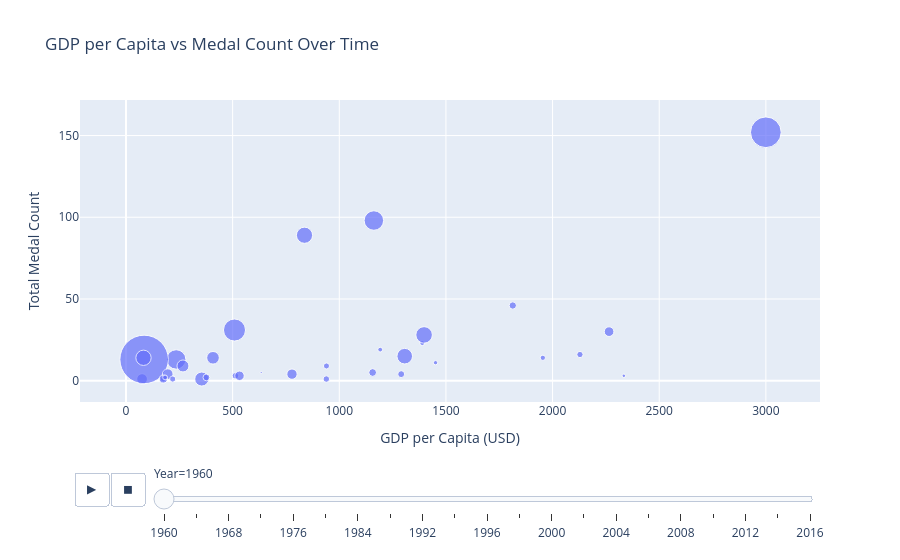

The notebook cell saved with this chart:
### Code cell
medals_df = olympics[
    olympics["medal"].notna() &
    olympics["gdp_per_capita"].notna() &
    olympics["population"].notna()
].copy()

country_medals = (
    medals_df
    .groupby(["year", "country", "gdp_per_capita", "population"])
    .size()
    .reset_index(name="medal_count")
)

fig = px.scatter(
    country_medals,
    x="gdp_per_capita",
    y="medal_count",
    size="population",            
    animation_frame="year",
    hover_name="country",
    title="GDP per Capita vs Medal Count Over Time",
    labels={
        "gdp_per_capita": "GDP per Capita (USD)",
        "medal_count": "Total Medal Count",
        "population": "Population",
        "year": "Year"
    },
    size_max=60                   
)

fig.show()

### Figure 1 — Plotly figure (JSON) as saved in the notebook; plotly's stock layout.template omitted (floating-point values rounded to 4 significant figures)
{"data": [{"hovertemplate": "<b>%{hovertext}</b><br><br>Year=1960<br>GDP per Capita (USD)=%{x}<br>Total Medal Count=%{y}<br>Population=%{marker.size}<extra></extra>", "hovertext": ["Argentina", "Australia", "Austria", "Belgium", "Brazil", "Canada", "Denmark", "Ethiopia", "Finland", "France", "Germany", "Ghana", "Greece", "India", "Iran", "Iraq", "Italy", "Japan", "Mexico", "Morocco", "Netherlands", "New Zealand", "Norway", "Pakistan", "Portugal", "South Africa", "Spain", "Sweden", "Switzerland", "Syria", "Trinidad", "Turkey", "UK", "USA", "Venezuela"], "legendgroup": "", "marker": {"color": "#636efa", "size": [20480000.0, 10280000.0, 7048000.0, 9153000.0, 72180000.0, 17910000.0, 4580000.0, 22150000.0, 4430000.0, 46620000.0, 72810000.0, 6635000.0, 8332000.0, 450500000.0, 21910000.0, 7290000.0, 50200000.0, 93220000.0, 37770000.0, 12330000.0, 11490000.0, 2372000.0, 3581000.0, 44990000.0, 8858000.0, 17100000.0, 30460000.0, 7485000.0, 5328000.0, 4574000.0, 848000.0, 27470000.0, 52400000.0, 180700000.0, 8142000.0], "sizemode": "area", "sizeref": 383000.0, "symbol": "circle"}, "mode": "markers", "name": "", "orientation": "v", "showlegend": false, "type": "scatter", "x": [778.3, 1813.0, 939.9, 1290.0, 235.3, 2265.0, 1389.0, 75.34, 1192.0, 1307.0, 1162.0, 174.9, 513.1, 84.93, 195.6, 218.9, 836.9, 508.7, 355.1, 174.8, 1156.0, 2334.0, 1451.0, 82.02, 377.0, 532.1, 408.0, 2128.0, 1954.0, 183.5, 634.0, 267.1, 1398.0, 3000.0, 939.2], "xaxis": "x", "y": [4, 46, 9, 4, 13, 30, 23, 1, 19, 15, 98, 1, 3, 13, 4, 1, 89, 31, 1, 1, 5, 3, 11, 14, 2, 3, 14, 16, 14, 2, 5, 9, 28, 152, 1], "yaxis": "y"}], "layout": {"legend": {"itemsizing": "constant", "tracegroupgap": 0}, "sliders": [{"active": 0, "currentvalue": {"prefix": "Year="}, "len": 0.9, "pad": {"b": 10, "t": 60}, "steps": [{"args": [["1960"], {"frame": {"duration": 0, "redraw": false}, "fromcurrent": true, "mode": "immediate", "transition": {"duration": 0, "easing": "linear"}}], "label": "1960", "method": "animate"}, {"args": [["1964"], {"frame": {"duration": 0, "redraw": false}, "fromcurrent": true, "mode": "immediate", "transition": {"duration": 0, "easing": "linear"}}], "label": "1964", "method": "animate"}, {"args": [["1968"], {"frame": {"duration": 0, "redraw": false}, "fromcurrent": true, "mode": "immediate", "transition": {"duration": 0, "easing": "linear"}}], "label": "1968", "method": "animate"}, {"args": [["1972"], {"frame": {"duration": 0, "redraw": false}, "fromcurrent": true, "mode": "immediate", "transition": {"duration": 0, "easing": "linear"}}], "label": "1972", "method": "animate"}, {"args": [["1976"], {"frame": {"duration": 0, "redraw": false}, "fromcurrent": true, "mode": "immediate", "transition": {"duration": 0, "easing": "linear"}}], "label": "1976", "method": "animate"}, {"args": [["1980"], {"frame": {"duration": 0, "redraw": false}, "fromcurrent": true, "mode": "immediate", "transition": {"duration": 0, "easing": "linear"}}], "label": "1980", "method": "animate"}, {"args": [["1984"], {"frame": {"duration": 0, "redraw": false}, "fromcurrent": true, "mode": "immediate", "transition": {"duration": 0, "easing": "linear"}}], "label": "1984", "method": "animate"}, {"args": [["1988"], {"frame": {"duration": 0, "redraw": false}, "fromcurrent": true, "mode": "immediate", "transition": {"duration": 0, "easing": "linear"}}], "label": "1988", "method": "animate"}, {"args": [["1992"], {"frame": {"duration": 0, "redraw": false}, "fromcurrent": true, "mode": "immediate", "transition": {"duration": 0, "easing": "linear"}}], "label": "1992", "method": "animate"}, {"args": [["1994"], {"frame": {"duration": 0, "redraw": false}, "fromcurrent": true, "mode": "immediate", "transition": {"duration": 0, "easing": "linear"}}], "label": "1994", "method": "animate"}, {"args": [["1996"], {"frame": {"duration": 0, "redraw": false}, "fromcurrent": true, "mode": "immediate", "transition": {"duration": 0, "easing": "linear"}}], "label": "1996", "method": "animate"}, {"args": [["1998"], {"frame": {"duration": 0, "redraw": false}, "fromcurrent": true, "mode": "immediate", "transition": {"duration": 0, "easing": "linear"}}], "label": "1998", "method": "animate"}, {"args": [["2000"], {"frame": {"duration": 0, "redraw": false}, "fromcurrent": true, "mode": "immediate", "transition": {"duration": 0, "easing": "linear"}}], "label": "2000", "method": "animate"}, {"args": [["2002"], {"frame": {"duration": 0, "redraw": false}, "fromcurrent": true, "mode": "immediate", "transition": {"duration": 0, "easing": "linear"}}], "label": "2002", "method": "animate"}, {"args": [["2004"], {"frame": {"duration": 0, "redraw": false}, "fromcurrent": true, "mode": "immediate", "transition": {"duration": 0, "easing": "linear"}}], "label": "2004", "method": "animate"}, {"args": [["2006"], {"frame": {"duration": 0, "redraw": false}, "fromcurrent": true, "mode": "immediate", "transition": {"duration": 0, "easing": "linear"}}], "label": "2006", "method": "animate"}, {"args": [["2008"], {"frame": {"duration": 0, "redraw": false}, "fromcurrent": true, "mode": "immediate", "transition": {"duration": 0, "easing": "linear"}}], "label": "2008", "method": "animate"}, {"args": [["2010"], {"frame": {"duration": 0, "redraw": false}, "fromcurrent": true, "mode": "immediate", "transition": {"duration": 0, "easing": "linear"}}], "label": "2010", "method": "animate"}, {"args": [["2012"], {"frame": {"duration": 0, "redraw": false}, "fromcurrent": true, "mode": "immediate", "transition": {"duration": 0, "easing": "linear"}}], "label": "2012", "method": "animate"}, {"args": [["2014"], {"frame": {"duration": 0, "redraw": false}, "fromcurrent": true, "mode": "immediate", "transition": {"duration": 0, "easing": "linear"}}], "label": "2014", "method": "animate"}, {"args": [["2016"], {"frame": {"duration": 0, "redraw": false}, "fromcurrent": true, "mode": "immediate", "transition": {"duration": 0, "easing": "linear"}}], "label": "2016", "method": "animate"}], "x": 0.1, "xanchor": "left", "y": 0, "yanchor": "top"}], "title": {"text": "GDP per Capita vs Medal Count Over Time"}, "updatemenus": [{"buttons": [{"args": [null, {"frame": {"duration": 500, "redraw": false}, "fromcurrent": true, "mode": "immediate", "transition": {"duration": 500, "easing": "linear"}}], "label": "&#9654;", "method": "animate"}, {"args": [[null], {"frame": {"duration": 0, "redraw": false}, "fromcurrent": true, "mode": "immediate", "transition": {"duration": 0, "easing": "linear"}}], "label": "&#9724;", "method": "animate"}], "direction": "left", "pad": {"r": 10, "t": 70}, "showactive": false, "type": "buttons", "x": 0.1, "xanchor": "right", "y": 0, "yanchor": "top"}], "xaxis": {"anchor": "y", "domain": [0, 1], "title": {"text": "GDP per Capita (USD)"}}, "yaxis": {"anchor": "x", "domain": [0, 1], "title": {"text": "Total Medal Count"}}}}
